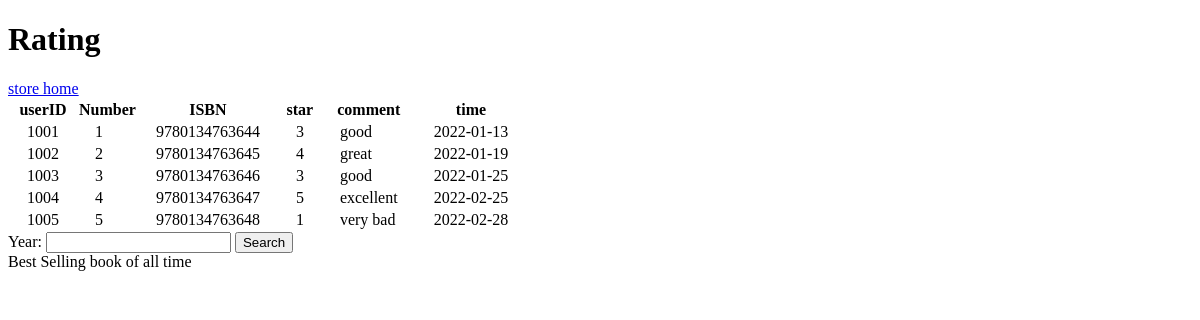
Page /rating.php on the earlier database version.
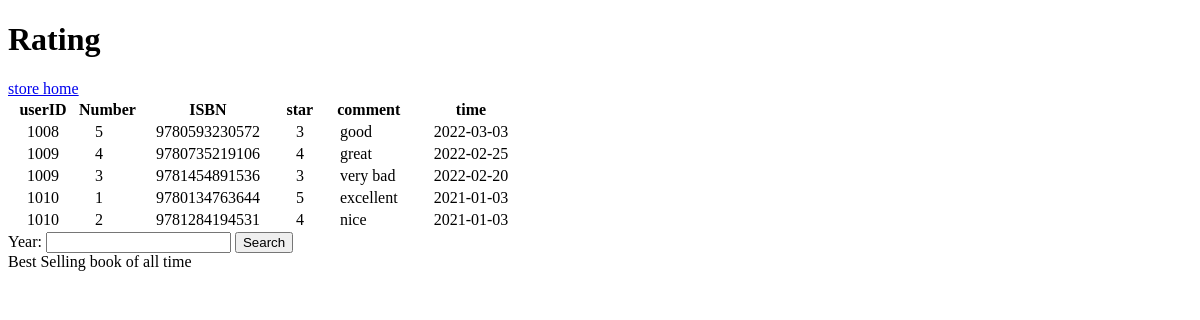
Same page on the later database version.
### tables this page shows
create table Rating (
  `Number` int NOT NULL AUTO_INCREMENT unique,
  userID int,
  ISBN char(13),
  star int,
  comment varchar(200),
  time Date,
  primary key (userID,  ISBN),

  constraint foreign key (userID) references Customers(userID)
);

### rating.php (the view, shortened to what this page needs)
<!DOCTYPE html>
<html lang="en" dir="ltr">
  <head>
  </head>
  <body>
    <h1>Rating</h1>
    <a href="store.php">store home</a>
    <?php
    $myconnection = mysqli_connect('localhost', 'root', '')
    or die('Could not connect: ' . mysql_error());
    $query = "SELECT * FROM Rating;";
    $stmt = mysqli_prepare($myconnection, $query);
    mysqli_stmt_execute($stmt);
    $result = mysqli_stmt_get_result($stmt);
    echo "<table>
      <thead>
        <tr>
          <th>userID</th>
          <th>Number</th>
          <th>ISBN</th>
          <th>star</th>
          <th>comment</th>
          <th>time</th>
        </tr>
      </thead>";
    while ($row = mysqli_fetch_array($result, MYSQLI_ASSOC)) {
      echo "<tr>";
      echo "<td>&emsp;".$row['userID']."&emsp;</td>";
      echo "<td>&emsp;".$row['Number']."&emsp;</td>";
      echo "<td>&emsp;".$row['ISBN']."&emsp;</td>";
      echo "<td>&emsp;".$row['star']."&emsp;</td>";
      echo "<td>&emsp;".$row['comment']."&emsp;</td>";
      echo "<td>&emsp;".$row['time']."&emsp;</td>";
      echo "</tr>";
    }
    echo "</tbody></table>";
     ?>
     <form action="" method="post">
       <div>
         <label>Year:</label>
         <input type="text" name="year" value="">
         <input type="submit" value="Search">
       </div>
     </form>
     <?php
      if(empty($_POST['year'])) {
        echo "Best Selling book of all time";
      } else {
        echo "Best selling book of year".$_POST['year']." is:";
      }
      ?>
  </body>
</html>

Differences in the rows shown:
removed rating: userID "1001", Number "1", ISBN "9780134763644", star "3", comment "good", time "2022-01-13"
removed rating: userID "1002", Number "2", ISBN "9780134763645", star "4", comment "great", time "2022-01-19"
removed rating: userID "1003", Number "3", ISBN "9780134763646", star "3", comment "good", time "2022-01-25"
removed rating: userID "1004", Number "4", ISBN "9780134763647", star "5", comment "excellent", time "2022-02-25"
removed rating: userID "1005", Number "5", ISBN "9780134763648", star "1", comment "very bad", time "2022-02-28"
added rating: userID "1008", Number "5", ISBN "9780593230572", star "3", comment "good", time "2022-03-03"
added rating: userID "1009", Number "4", ISBN "9780735219106", star "4", comment "great", time "2022-02-25"
added rating: userID "1009", Number "3", ISBN "9781454891536", star "3", comment "very bad", time "2022-02-20"
added rating: userID "1010", Number "1", ISBN "9780134763644", star "5", comment "excellent", time "2021-01-03"
added rating: userID "1010", Number "2", ISBN "9781284194531", star "4", comment "nice", time "2021-01-03"
